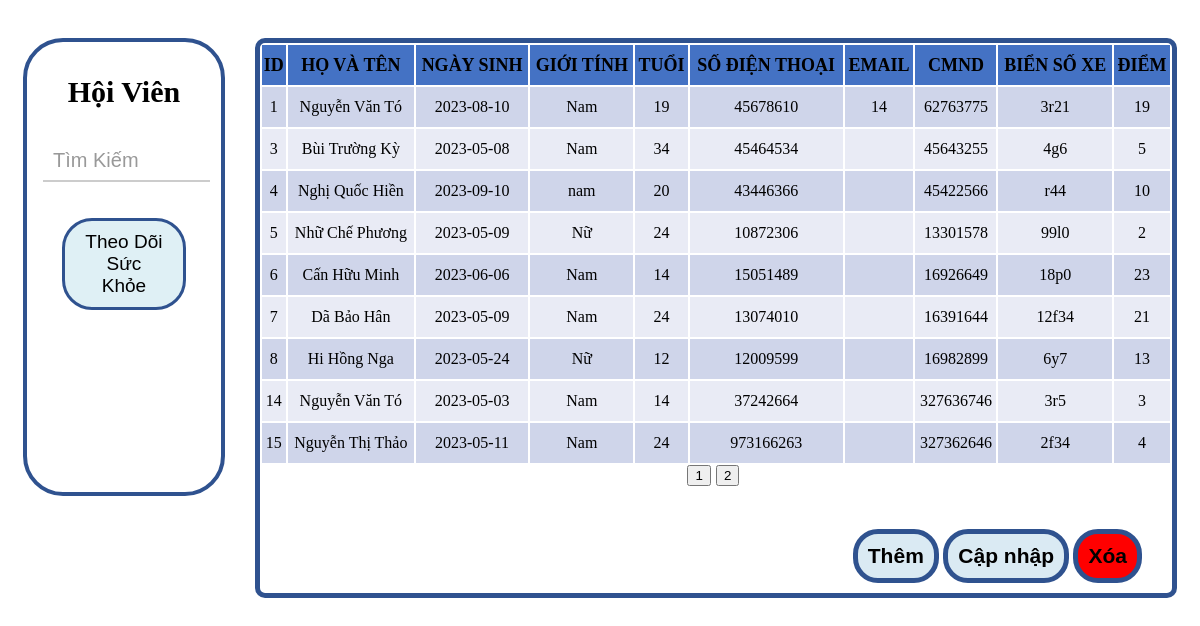
The app's page /controller/controller_hoi_vien/hoivien_hien_thi.php with its own data.
### tables this page shows
CREATE TABLE `tbl_hoi_vien` (
  `id_hv` int(11) NOT NULL,
  `name_hv` varchar(50) NOT NULL,
  `ngay_sinh` date NOT NULL,
  `gioi_tinh` varchar(10) NOT NULL DEFAULT '0',
  `tuoi` int(11) NOT NULL,
  `sdt` varchar(50) NOT NULL,
  `email` varchar(20) NOT NULL,
  `cmnd` varchar(50) NOT NULL,
  `bien_xe` varchar(50) DEFAULT NULL,
  `diem_tich_luy` float NOT NULL,
  `chieu_cao` float DEFAULT NULL,
  `can_nang` float DEFAULT NULL,
  `phan_tram_mo` float DEFAULT NULL,
  `ngay_cap_nhat` varchar(30) DEFAULT NULL
);

### controller/controller_hoi_vien/hoivien_hien_thi.php (the view, shortened to what this page needs)
<?php
    include "hoivien_pages.php";
?>
<link rel="stylesheet" href="../assets/css/hoivien.css">
<div class="main-hoivien">
    <div class="hoivien__search-view">
        <h2 class="hoivien__search-heading">Hội Viên</h2>
        <div class="hoivien__search-input">
            <i class="fa-sharp fa-solid fa-magnifying-glass hoivien__search-input--icon"></i>
            <form method="POST" action="<?php echo $_SERVER['PHP_SELF'] ?>">
                <input class='hoivien__input-search' type="text" name="hoivien__input-search" placeholder="Tìm Kiếm">
            </form>
        </div>
        <button class="hoivien__search-btn">
            Theo Dõi Sức Khỏe
        </button>
    </div>
    <div class="hoivien__table">
        <table class="hoivien__table-view">
            <tr class="hoivien__table-view--title">
                <th>ID</th>
                <th>HỌ VÀ TÊN</th>
                <th>NGÀY SINH</th>
                <th>GIỚI TÍNH</th>
                <th>TUỔI</th>
                <th>SỐ ĐIỆN THOẠI</th>
                <th>EMAIL</th>
                <th>CMND</th>
                <th>BIỂN SỐ XE</th>
                <th>ĐIỂM</th>
            </tr>
            <?php
        while($row = mysqli_fetch_array($query))
       {
        ?>
            <tr class="hoivien__table-view--data">
                <td><?php echo $row["id_hv"]?></td>
                <td><?php echo $row["name_hv"]?></td>
                <td><?php echo $row["ngay_sinh"]?></td>
                <td><?php echo $row["gioi_tinh"]?></td>
                <td><?php echo $row["tuoi"]?></td>
                <td><?php echo $row["sdt"]?></td>
                <td><?php echo $row["email"]?></td>
                <td><?php echo $row["cmnd"]?></td>
                <td><?php echo $row["bien_xe"]?></td>
                <td><?php echo $row["diem_tich_luy"]?></td>
                <?php
       }
        ?>
        </table>
        <form class="hoivien__pagination" method="GET" action="<?php echo $_SERVER['PHP_SELF'] ?>">
            <center>
                <?php echo $listPages; ?>
            </center>
        </form>
        <div class="hoivien__AUD">
            <button class='hoivien__AUD-btn js-add' type="button" onclick="">Thêm</button>
            <button class='hoivien__AUD-btn js-ud' type="button" onclick="">Cập nhập</button>
            <button class='hoivien__AUD-btn js-del hoivien__AUD-btn-del' type="button" onclick="">Xóa</button>
        </div>
    </div>
</div>

### controller/controller_hoi_vien/hoivien_pages.php (shortened to what this page needs)
<?php
    include_once "../../controller/connection.php";
    $hoivien_get_data="";
    if(isset($_POST['hoivien__input-search']))
    {
        $hoivien_get_data = $_POST['hoivien__input-search'];
    }
    else
    {
        $hoivien_get_data = "";
    }
    $hoivien_search = "WHERE id_hv LIKE '%$hoivien_get_data%' ";
    if(isset($_GET['page']))
    {
        $page = $_GET['page'];
    }
    else
    {
        $page = 1;
    }
    $rowsPerPage=9;
    $perRow = $page * $rowsPerPage - $rowsPerPage;
    $sql = "SELECT * FROM tbl_hoi_vien $hoivien_search LIMIT $perRow, $rowsPerPage";
    $query = mysqli_query($mysqli,$sql);
    $totalRows = mysqli_num_rows(mysqli_query($mysqli, "SELECT * FROM tbl_hoi_vien"));
    $totalPages = ceil($totalRows/$rowsPerPage);
    $listPages = "";
    for ($i=1; $i<=$totalPages; $i++)
    {
        if($page==$i){
            $listPages .= '<input class="active hoivien_page" type="submit" value="'.$i.'" name="page">';
        }
        else{
            $listPages .= '<input class="hoivien_page" type="submit" value="'.$i.'" name="page">';
        }
    }
?>

### view/assets/css/hoivien.css (style rules this page uses)
.main-hoivien { display: flex; padding: 30px 15px 0 15px; height: 560px; }
.hoivien__search-view { width: calc(100% - 83%); height: 450px; border: 4px solid #2F528F; border-radius: 40px; }
.hoivien__search-heading { display: flex; justify-content: center; font-size: 30px; align-items: center; height: 50px; }
.hoivien__search-input--icon { display: flex; font-size: 24px; padding: 0 8px; align-items: center; }
.hoivien__search-input { display: flex; }
.hoivien__search-input input[type="text"] { height: 40px; width: 167px; padding: 5px 10px; font-size: 20px; border: none; border-bottom: 2px solid #ccc; outline: none; }
.hoivien__search-input input[type="text"]::placeholder { color: #999; }
.hoivien__search-btn { background-color: #dff0f5; color: black; font-size: 19px; padding: 10px 20px; border-radius: 30px; transition: 0.3s; margin: 20px 35px; cursor: pointer; border: 3px solid #2F528F; }
.hoivien__table { position: relative; float: right; width: calc(100% - 20%); border: 1px solid #2F528F; border-radius: 10px; font-size: 18px; border-width: 5px; margin-left: 30px; }
.hoivien__table-view { width: 100%; }
.hoivien__table-view--title { height: 40px; }
div tr.hoivien__table-view--title { background-color: #4472C4; font-size: 18px; }
.hoivien__table-view--data { height: 40px; text-align: center; }
.hoivien__table-view--data:nth-of-type(odd) { background-color: #E9EBF5; }
.hoivien__table-view--data:nth-of-type(even) { background-color: #CFD5EA; }
.hoivien__AUD { position: absolute; bottom: 0; right: 0; }
.hoivien__AUD-btn { padding: 10px; border: 1px solid #2F528F; border-width: 5px; border-radius: 25px; margin-bottom: 10px; background-color: #daeaf3; font-size: 21px; font-weight: 600; }
.hoivien__AUD-btn-del { margin-right: 30px; background-color: red; }
.hoivien_page { margin-right: 5px; }

### records on screen
tbl_hoi_vien: id_hv "1", name_hv "Nguyễn Văn Tó", ngay_sinh "2023-08-10", gioi_tinh "Nam", tuoi "19", sdt "45678610", email "14", cmnd "62763775", bien_xe "3r21", diem_tich_luy "19"
tbl_hoi_vien: id_hv "3", name_hv "Bùi Trường Kỳ", ngay_sinh "2023-05-08", gioi_tinh "Nam", tuoi "34", sdt "45464534", cmnd "45643255", bien_xe "4g6", diem_tich_luy "5"
tbl_hoi_vien: id_hv "4", name_hv "Nghị Quốc Hiền", ngay_sinh "2023-09-10", gioi_tinh "nam", tuoi "20", sdt "43446366", cmnd "45422566", bien_xe "r44", diem_tich_luy "10"
tbl_hoi_vien: id_hv "5", name_hv "Nhữ Chế Phương", ngay_sinh "2023-05-09", gioi_tinh "Nữ", tuoi "24", sdt "10872306", cmnd "13301578", bien_xe "99l0", diem_tich_luy "2"
tbl_hoi_vien: id_hv "6", name_hv "Cấn Hữu Minh", ngay_sinh "2023-06-06", gioi_tinh "Nam", tuoi "14", sdt "15051489", cmnd "16926649", bien_xe "18p0", diem_tich_luy "23"
tbl_hoi_vien: id_hv "7", name_hv "Dã Bảo Hân", ngay_sinh "2023-05-09", gioi_tinh "Nam", tuoi "24", sdt "13074010", cmnd "16391644", bien_xe "12f34", diem_tich_luy "21"
tbl_hoi_vien: id_hv "8", name_hv "Hi Hồng Nga", ngay_sinh "2023-05-24", gioi_tinh "Nữ", tuoi "12", sdt "12009599", cmnd "16982899", bien_xe "6y7", diem_tich_luy "13"
tbl_hoi_vien: id_hv "14", name_hv "Nguyễn Văn Tó", ngay_sinh "2023-05-03", gioi_tinh "Nam", tuoi "14", sdt "37242664", cmnd "327636746", bien_xe "3r5", diem_tich_luy "3"
tbl_hoi_vien: id_hv "15", name_hv "Nguyễn Thị Thảo", ngay_sinh "2023-05-11", gioi_tinh "Nam", tuoi "24", sdt "973166263", cmnd "327362646", bien_xe "2f34", diem_tich_luy "4"
